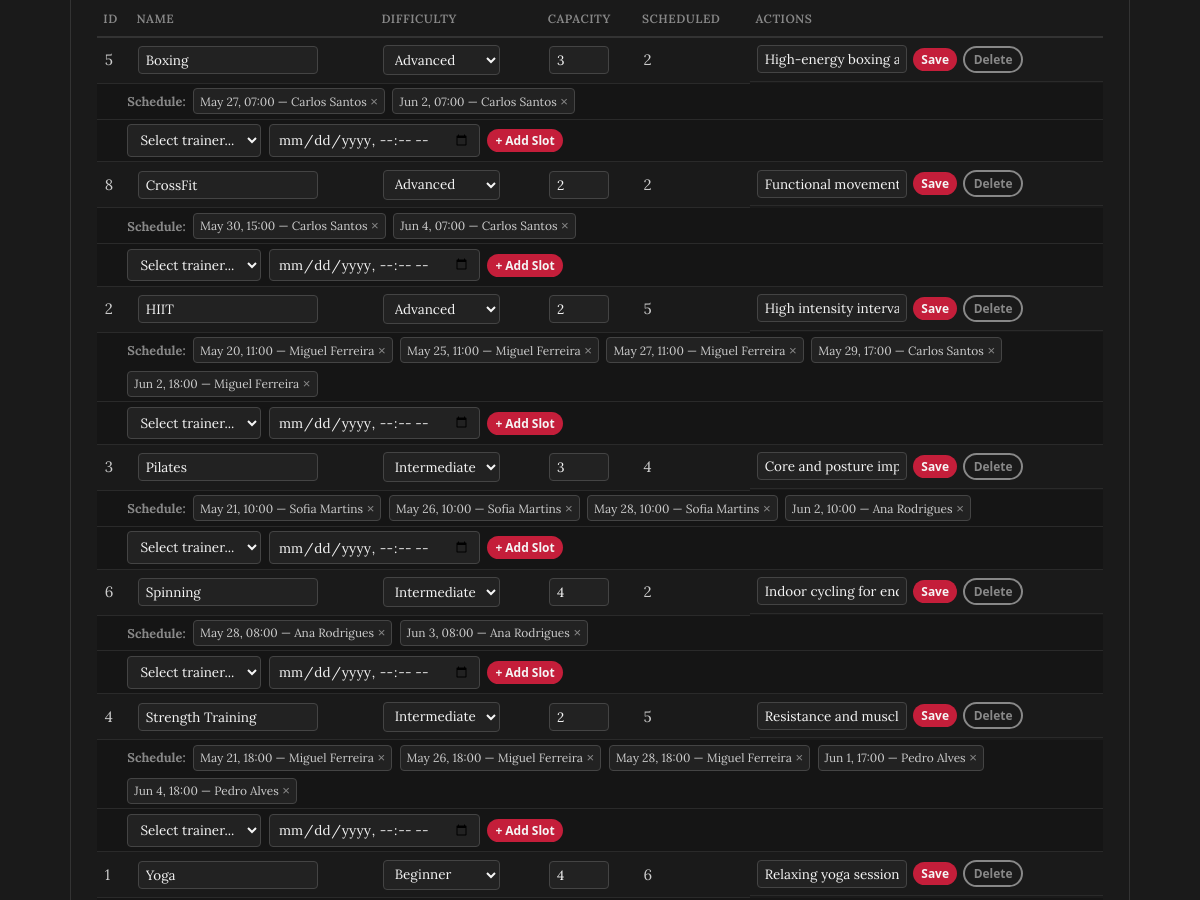
Page /pages/admin_dashboard.php?tab=classes (signed in, middle part) on the earlier database version.
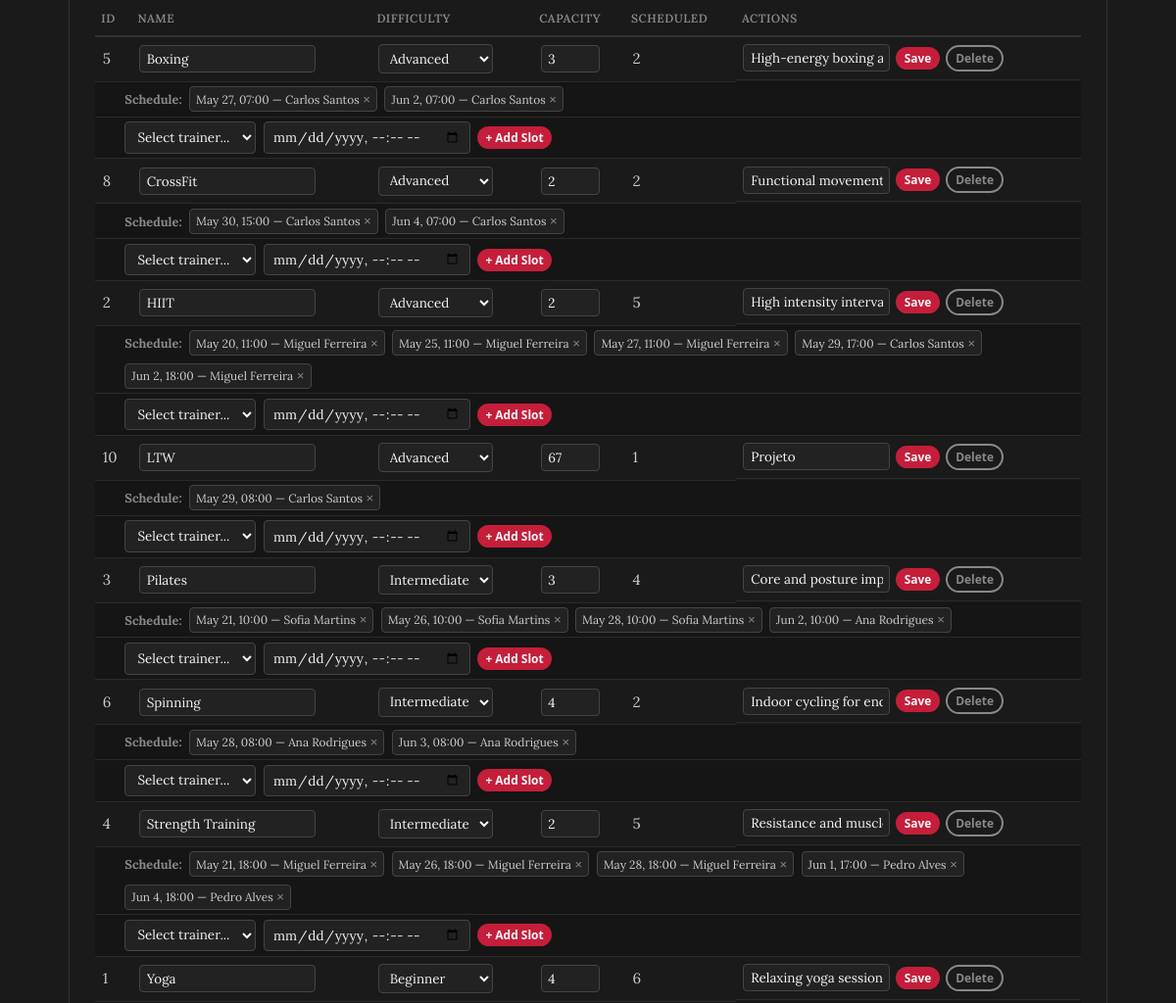
Same page on the later database version.
### tables this page shows
CREATE TABLE classes (
    id INTEGER PRIMARY KEY AUTOINCREMENT,
    name TEXT NOT NULL,
    description TEXT,
    capacity INTEGER NOT NULL CHECK(capacity > 0)
, difficulty TEXT DEFAULT 'Beginner');

CREATE TABLE class_schedule (
    id INTEGER PRIMARY KEY AUTOINCREMENT,
    class_id INTEGER NOT NULL,
    trainer_id INTEGER NOT NULL,
    scheduled_at TEXT NOT NULL,
    FOREIGN KEY(class_id) REFERENCES classes(id) ON DELETE CASCADE,
    FOREIGN KEY(trainer_id) REFERENCES users(id) ON DELETE SET NULL
);

CREATE TABLE users (
    id INTEGER PRIMARY KEY AUTOINCREMENT,
    username VARCHAR(50) UNIQUE NOT NULL,
    email VARCHAR(100) UNIQUE NOT NULL,
    password_hash TEXT NOT NULL,
    name TEXT NOT NULL,
    role TEXT CHECK(role IN ('member', 'trainer', 'admin')) NOT NULL DEFAULT 'member',
    profile_photo TEXT,
    active INTEGER NOT NULL DEFAULT 1 CHECK(active IN (0,1)),
    created_at TEXT DEFAULT CURRENT_TIMESTAMP,
    plan_id INTEGER REFERENCES plans(id) ON DELETE SET NULL
);

### database/class_schedule.class.php (called while the page is built, shortened)
<?php
class ClassSchedule {
    public static function getAllClasses(?PDO $db = null): array {
        $db = $db ?? getDatabaseConnection();
        $stmt = $db->query('
            SELECT c.*, COUNT(cs.id) AS scheduled_count
            FROM classes c
            LEFT JOIN class_schedule cs ON cs.class_id = c.id
            GROUP BY c.id
            ORDER BY c.name ASC
        ');
        return $stmt->fetchAll();
    }
    public static function getScheduleForClass(int $classId, ?PDO $db = null): array {
        $db = $db ?? getDatabaseConnection();
        $stmt = $db->prepare('
            SELECT cs.*, u.name AS trainer_name
            FROM class_schedule cs
            JOIN users u ON cs.trainer_id = u.id
            WHERE cs.class_id = ?
            ORDER BY cs.scheduled_at ASC
        ');
        $stmt->execute([$classId]);
        return $stmt->fetchAll();
    }
}
?>

### pages/admin_dashboard.php (the view, shortened to what this page needs)
<?php
require_once(__DIR__ . '/../templates/common.tpl.php');
require_once(__DIR__ . '/../database/class_schedule.class.php');
$db = getDatabaseConnection();
$tab = $_GET['tab'] ?? 'users';
$users = User::getAllUsers($db);
$classes = ClassSchedule::getAllClasses($db);
drawHead("Admin Dashboard | Ladybug's Gym");
?>
<main class="container" style="padding-top: 1em;">
    <?php if ($tab === 'users'): ?>
    <section class="admin-section">
        <div class="admin-section-header">
            <h3>Manage Users</h3>
            <button class="button button-small" onclick="this.nextElementSibling.style.display='block'">+ Add User</button>
            <div class="inline-form" style="display:none">
                <form action="../actions/action_admin_users.php" method="post" class="admin-form">
                    <input type="hidden" name="action" value="create_user">
                    <input type="text" name="username" placeholder="Username" required>
                    <input type="email" name="email" placeholder="Email" required>
                    <input type="text" name="name" placeholder="Full Name" required>
                    <input type="password" name="password" placeholder="Password" required>
                    <select name="role">
                        <option value="member">Member</option>
                        <option value="trainer">Trainer</option>
                        <option value="admin">Admin</option>
                    </select>
                    <button class="button button-small">Create</button>
                </form>
            </div>
        </div>
        <div class="admin-table-wrap">
            <table class="admin-table">
                <thead>
                    <tr>
                        <th>ID</th>
                        <th>Name</th>
                        <th>Username</th>
                        <th>Email</th>
                        <th>Role</th>
                        <th>Active</th>
                        <th>Actions</th>
                    </tr>
                </thead>
                <tbody>
                    <?php foreach ($users as $u): ?>
                    <tr>
                        <td><?= $u['id'] ?></td>
                        <td>
                            <form action="../actions/action_admin_users.php" method="post" class="inline-edit" style="display:inline">
                                <input type="hidden" name="action" value="update_user">
                                <input type="hidden" name="user_id" value="<?= $u['id'] ?>">
                                <input type="text" name="name" value="<?= htmlspecialchars($u['name']) ?>" class="inline-input" required>
                        </td>
                        <td><?= htmlspecialchars($u['username']) ?></td>
                        <td>
                                <input type="email" name="email" value="<?= htmlspecialchars($u['email']) ?>" class="inline-input" required>
                        </td>
                        <td>
                            <form action="../actions/action_admin_users.php" method="post" style="display:inline">
                                <input type="hidden" name="action" value="set_role">
                                <input type="hidden" name="user_id" value="<?= $u['id'] ?>">
                                <select name="role" onchange="this.form.submit()">
                                    <option value="member" <?= $u['role'] === 'member' ? 'selected' : '' ?>>Member</option>
                                    <option value="trainer" <?= $u['role'] === 'trainer' ? 'selected' : '' ?>>Trainer</option>
                                    <option value="admin" <?= $u['role'] === 'admin' ? 'selected' : '' ?>>Admin</option>
                                </select>
                            </form>
                        </td>
                        <td>
                            <form action="../actions/action_admin_users.php" method="post" style="display:inline">
                                <input type="hidden" name="action" value="toggle_active">
                                <input type="hidden" name="user_id" value="<?= $u['id'] ?>">
                                <input type="hidden" name="active" value="<?= $u['active'] ? 0 : 1 ?>">
                                <button class="badge badge-<?= $u['active'] ? 'active' : 'inactive' ?>"><?= $u['active'] ? 'Active' : 'Inactive' ?></button>
                            </form>
                        </td>
                        <td>
                                <button class="button button-small">Save</button>
                            </form>
                        </td>
                    </tr>
                    <?php endforeach; ?>
                </tbody>
            </table>
        </div>
    </section>
    <?php elseif ($tab === 'classes'): ?>
    <section class="admin-section">
        <div class="admin-table-wrap">
            <table class="admin-table">
                <thead>
                    <tr><th>ID</th><th>Name</th><th>Difficulty</th><th>Capacity</th><th>Scheduled</th><th>Actions</th></tr>
                </thead>
                <tbody>
                    <?php foreach ($classes as $c): ?>
                    <tr>
                        <td><?= $c['id'] ?></td>
                        <td>
                            <form action="../actions/action_admin_classes.php" method="post" class="inline-edit" style="display:inline">
                                <input type="text" name="name" value="<?= htmlspecialchars($c['name']) ?>" class="inline-input" required>
                        </td>
                        <td>
                                <select name="difficulty">
                                    <option value="Beginner" <?= $c['difficulty'] === 'Beginner' ? 'selected' : '' ?>>Beginner</option>
                                    <option value="Intermediate" <?= $c['difficulty'] === 'Intermediate' ? 'selected' : '' ?>>Intermediate</option>
                                    <option value="Advanced" <?= $c['difficulty'] === 'Advanced' ? 'selected' : '' ?>>Advanced</option>
                                </select>
                        </td>
                        <td>
                                <input type="number" name="capacity" value="<?= $c['capacity'] ?>" class="inline-input" style="width:60px" min="1">
                        </td>
                        <td><?= $c['scheduled_count'] ?></td>
                        <td class="action-cell">
                                <input type="text" name="description" value="<?= htmlspecialchars($c['description'] ?? '') ?>" class="inline-input" placeholder="Description" style="width:150px">
                                <button class="button button-small">Save</button>
                            <form action="../actions/action_admin_classes.php" method="post" style="display:inline" onsubmit="return confirm('Delete this class?')">
                                <button class="button button-small button-outline" style="border-color:#888;color:#888">Delete</button>
                            </form>
                        </td>
                    </tr>
                    <?php
                    $schedules = ClassSchedule::getScheduleForClass($c['id'], $db);
                    if (!empty($schedules)):
                    ?>
                    <tr class="schedule-subrow">
                        <td colspan="6">
                            <div class="schedule-slots">
                                <strong>Schedule:</strong>
                                <?php foreach ($schedules as $s):
                                    $st = date('M j, H:i', strtotime($s['scheduled_at']));
                                ?>
                                    <span class="slot-tag">
                                        <?= $st ?> — <?= htmlspecialchars($s['trainer_name']) ?>
                                        <form action="../actions/action_admin_classes.php" method="post" style="display:inline" onsubmit="return confirm('Remove this schedule slot?')">
                                            <button class="slot-remove" title="Remove">&times;</button>
                                        </form>
                                    </span>
                                <?php endforeach; ?>
                            </div>
                        </td>
                    </tr>
                    <?php endif; ?>
                    <tr class="schedule-subrow">
                        <td colspan="6">
                            <form action="../actions/action_admin_classes.php" method="post" class="admin-form inline-form-row">
                                <select name="trainer_id" required>
                                    <option value="">Select trainer...</option>
                                </select>
                                <input type="datetime-local" name="scheduled_at" required>
                                <button class="button button-small">+ Add Slot</button>
                            </form>
                        </td>
                    </tr>
                    <?php endforeach; ?>
                </tbody>
            </table>
        </div>
    </section>
    <?php endif; ?>
</main>

### templates/common.tpl.php (shortened to what this page needs)
<?php
function drawHead($title) {
    ?>
    <!DOCTYPE html>
    <html lang="en">
    <head>
        <?php drawCSSLinks(); ?>
    </head>
    <body>
    <?php
}
    ?>
    <?php
function drawCSSLinks() {
    ?>
    <link rel="stylesheet" href="../css/base.css">
    <link rel="stylesheet" href="../css/components.css">
    <link rel="stylesheet" href="../css/layout.css">
    <link rel="stylesheet" href="../css/pages.css">
    <link rel="stylesheet" href="../css/shared.css">
    <link rel="stylesheet" href="../css/cards.css">
    <link rel="stylesheet" href="../css/carousel.css">
    <link rel="stylesheet" href="../css/home.css">
    <link rel="stylesheet" href="../css/schedule.css">
    <link rel="stylesheet" href="../css/profile.css">
    <link rel="stylesheet" href="../css/login.css">
    <link rel="stylesheet" href="../css/trainers.css">
    <link rel="stylesheet" href="../css/trainer-dashboard.css">
    <link rel="stylesheet" href="../css/admin-dashboard.css">
    <?php
}

### css/base.css (style rules this page uses)
:root { --ladybug-red: #c41e3a; --ladybug-dark-red: #8b0000; --ladybug-black: #0d0d0d; --ladybug-dark-gray: #2a2a2a; --ladybug-medium-gray: #3d3d3d; --ladybug-white: #f5f5f5; --ladybug-bg: #1a1a1a; --ladybug-gray: #888; --ladybug-light: #4a1a1a; --accent-deep-red: #a01830; --accent-maroon: #7a0e26; --font-heading: 'Treova', 'Segoe UI', Arial, sans-serif; --font-body: 'Lora', Georgia, serif; --font-accent: 'Treova', 'Segoe UI', sans-serif; --primary-green: var(--ladybug-gray); --accent-green: var(--ladybug-red); --light-green: var(--ladybug-light); --white: var(--ladybug-white); --gray: var(--ladybug-gray); --bg-color: var(--ladybug-bg); }
* { margin: 0; padding: 0; box-sizing: border-box; }
body { font-family: var(--font-body); line-height: 1.6; color: var(--ladybug-white); background-color: var(--bg-color); font-size: 1.1rem; }
section { padding: 4em 0; }

### css/components.css (style rules this page uses)
.button { font-family: var(--font-accent); display: inline-block; padding: 0.8em 2em; background-color: var(--ladybug-red); color: var(--ladybug-white); border-radius: 50px; font-weight: bold; text-align: center; border: none; cursor: pointer; transition: all 0.3s cubic-bezier(0.34, 1.56, 0.64, 1); position: relative; overflow: hidden; }
.button-small { padding: 0.4em 1.2em; }
.button-outline { background-color: transparent; color: var(--primary-green); border: 2px solid var(--primary-green); }

### css/layout.css (style rules this page uses)
.container { max-width: 1100px; margin: 0 auto; padding: 0 20px; width: 100%; }

### css/shared.css (style rules this page uses)
main.container { padding-top: 1em; }

### css/admin-dashboard.css (style rules this page uses)
.admin-section { background: #1a1a1a; border: 1px solid #333; border-radius: 12px; padding: 1.5em; }
.admin-table-wrap { overflow-x: auto; }
.admin-table { width: 100%; border-collapse: collapse; font-size: 0.85em; }
.admin-table th { text-align: left; color: #888; font-weight: 600; padding: 0.6em 0.5em; border-bottom: 2px solid #333; text-transform: uppercase; letter-spacing: 0.5px; font-size: 0.8em; white-space: nowrap; }
.admin-table td { padding: 0.5em; color: #ccc; border-bottom: 1px solid #2a2a2a; vertical-align: middle; }
.admin-table input[type="text"], .admin-table input[type="email"], .admin-table input[type="number"], .admin-table select { background: #222; border: 1px solid #444; border-radius: 4px; padding: 0.3em 0.5em; color: var(--ladybug-white); font-size: 0.9em; font-family: inherit; }
.inline-input { max-width: 180px; }
.action-cell { white-space: nowrap; display: flex; gap: 0.4em; align-items: center; }
.admin-table .button-small { padding: 0.25em 0.7em; font-size: 0.8em; }
.admin-form { display: flex; gap: 0.5em; align-items: center; flex-wrap: wrap; }
.admin-form input, .admin-form select { background: #222; border: 1px solid #444; border-radius: 4px; padding: 0.4em 0.6em; color: var(--ladybug-white); font-size: 0.9em; font-family: inherit; }
.inline-form-row { gap: 0.5em; }
.schedule-subrow td { padding: 0.3em 0.5em 0.3em 2em; background: #151515; }
.schedule-slots { display: flex; align-items: center; gap: 0.5em; flex-wrap: wrap; }
.schedule-slots strong { color: #888; font-size: 0.85em; }
.slot-tag { display: inline-flex; align-items: center; gap: 0.3em; background: #222; border: 1px solid #444; border-radius: 4px; padding: 0.2em 0.5em; font-size: 0.8em; color: #ccc; }
.slot-remove { background: none; border: none; color: #888; cursor: pointer; font-size: 1.1em; padding: 0; line-height: 1; }

Differences in the rows shown:
added classes: id "10", name "LTW", difficulty "Advanced", capacity "67", scheduled_count "1", description "Projeto"
added class_schedule: scheduled_at "May 29, 08:00", trainer.name "Carlos Santos", shown under "10"
